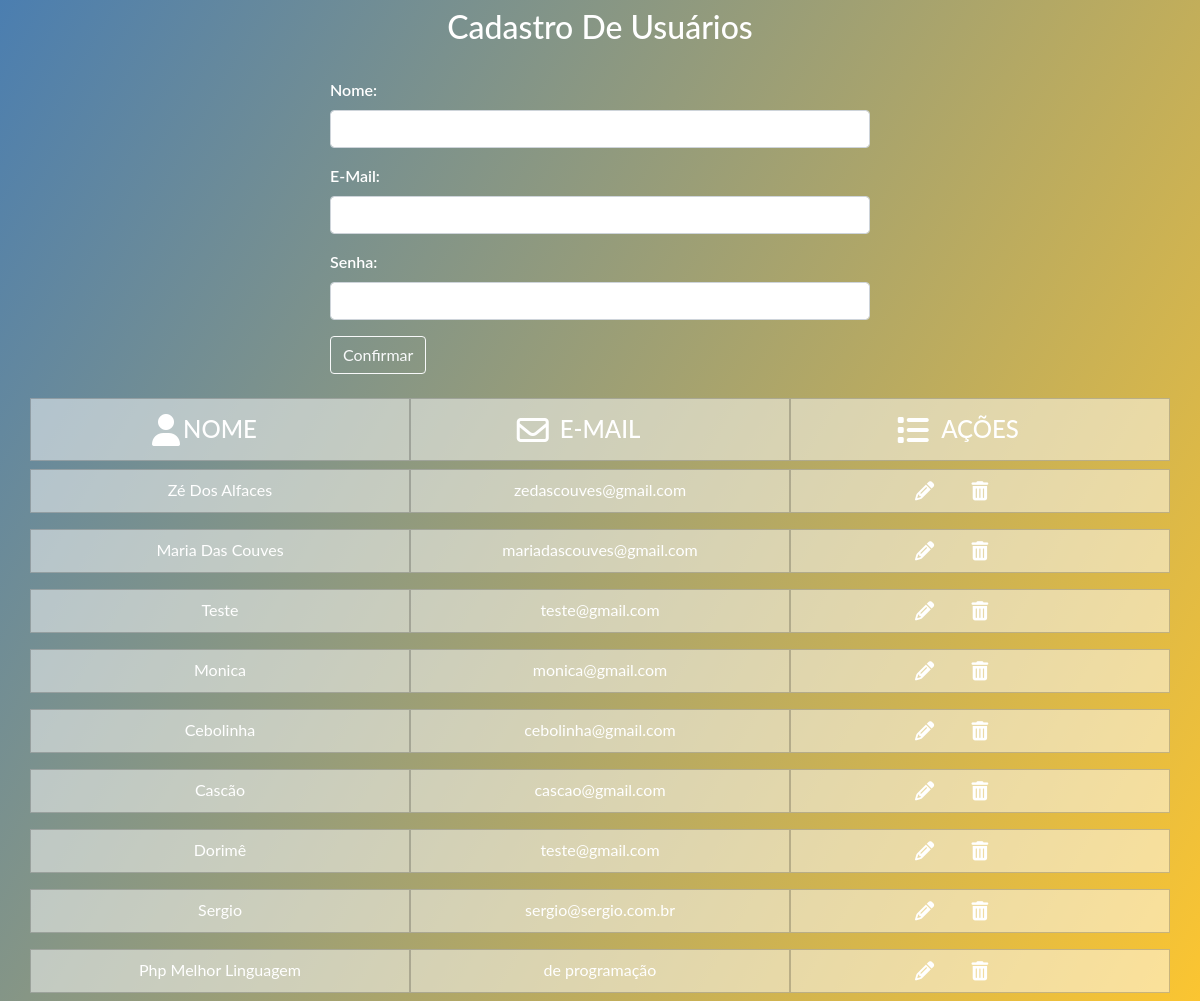
The app's page /cadastro.php (signed in) with its own data.
### tables this page shows
CREATE TABLE `usuarios` (
  `id` int(11) NOT NULL COMMENT 'Chave primária da relação usuários',
  `nome` varchar(100) NOT NULL COMMENT 'Nome do usuário',
  `email` varchar(50) NOT NULL COMMENT 'Email do usuário',
  `senha` varchar(8) NOT NULL COMMENT 'Senha do usuário'
);

### Crud.php (called while the page is built, shortened)
<?php
require_once 'DB.php';
abstract class Crud extends DB{
	protected $table;
	public function findAll(){
		$sql  = "SELECT * FROM $this->table";
		$stmt = DB::prepare($sql);
		$stmt->execute();
		return $stmt->fetchAll();
	}
}

### DB.php (called while the page is built, shortened)
<?php
class DB{
	private static $instance;
	public static function getInstance(){
		if(!isset(self::$instance)){
			try {
				self::$instance = new PDO('mysql:host=' . DB_HOST . ';dbname=' . DB_NAME, DB_USER, DB_PASS);
				self::$instance->setAttribute( PDO::ATTR_ERRMODE, PDO::ERRMODE_EXCEPTION);
				self::$instance->setAttribute(PDO::ATTR_DEFAULT_FETCH_MODE, PDO::FETCH_OBJ);
			} catch (PDOException $e) {
				echo $e->getMessage();
			}
		}
		return self::$instance;
	}
	public static function prepare($sql){
		return self::getInstance()->prepare($sql);
	}
}

### cadastro.php (the view, shortened to what this page needs)
<html>
	<head>
		<?php include 'includes/metas.php'; ?>
	</head>
	<body>
		<h1 class = "title my-2">Cadastro de Usuários</h1>
<?php
	$myuser = new usuarios(); ?>
<section class = "sec-register">
	<div class = "container">
		<div class = "box-register">
			<div class = "row justify-content-center">
				<div class = "col-10 col-md-6">
<?php
	if(isset($_POST['f_nome']) and isset($_POST['f_mail']) and isset($_POST['f_senha']) and isset($_POST['f_id'])){
?>
		<form method = "POST" action = "alterar.php">
			<div class = "form-row">
				<div class = "col-12 my-2">
					<label>nome:</label>
					<input class = "form-control" type = text name = f_nome value = "<?= $_POST['f_nome']; ?>">
				</div>
				<div class = "col-12 my-2">
					<label>e-mail:</label>
					<input class = "form-control" type = "text" name = "f_mail" value = "<?= $_POST['f_mail']; ?>">
				</div>
				<div class = "col-12 my-2">
					<label>senha:</label>
					<input class = "form-control" type = "password" name = "f_senha" value = "<?= $_POST['f_senha']; ?>">
				</div>
				<input type = "hidden" name = "f_id" value = "<?= $_POST['f_id']; ?>">
				<div class = "col-12 my-2">
					<input class = "btn btn-outline-light" type = "submit" value = "Editar">
				</div>
			</div>
		</form>
<?php }
	else{
?>
		<form method = "POST" action = "<?= $_SERVER['PHP_SELF']; ?>">
			<div class = "form-row">
				<div class = "col-12 my-2">
					<label>nome:</label>
					<input class = "form-control" type = "text" name = "f_nome">
				</div>
				<div class = "col-12 my-2">
					<label>e-mail:</label>
					<input class = "form-control" type = "text" name = "f_mail">
				</div>
				<div class = "col-12 my-2">
					<label>senha:</label>
					<input class = "form-control" type = "password" name = "f_senha">
				</div>
				<div class = "col-12 my-2">
					<input class = "btn btn-outline-light" type = "submit" value = "Confirmar">
				</div>
			</div>
		</form>
<?php }
?>
				</div>
			</div>
		</div>
	</div>
</section>
<section class = "sec-table">
	<div class = "container">
		<div class = "row">
			<div class = "col-12">
				<div class = "row">
					<div class = "col-4 table-subtitle hg-bg-primary px-1">
						<h4 class = "subtitle py-3">nome</h4>
					</div>
					<div class = "col-4 table-subtitle hg-bg-primary px-1">
						<h4 class = "subtitle py-3">e-mail</h4>
					</div>
					<div class = "col-4 table-subtitle hg-bg-primary px-1">
						<h4 class = "subtitle py-3">ações</h4>
					</div>
				</div>
				<?php foreach($myuser->findAll() as $key=>$value): ?>
				<div class = "row">
					<div class = "col-6 col-md-4 table-content hg-bg-primary mt-2 my-md-2 px-1">
						<p class = "content content-name py-2"><?= $value->nome; ?></p>
					</div>
					<div class = "col-6 col-md-4 table-content hg-bg-primary mt-2 my-md-2 px-1">
						<p class = "content content-email py-2"><?= $value->email; ?></p>
					</div>
					<div class = "col-12 col-md-4 table-content hg-bg-primary mb-2 my-md-2 px-1">
						<form class = "form-recover" method = "POST" action = "<?= $_SERVER['PHP_SELF']; ?>"
							name = "formRecover">
						<p class = "content content-action table-tr py-2">
						</p>
					</div>
				</div>
				<?php endforeach; ?>
			</div>
		</div>
	</div>
</section>
<?php include 'includes/footer.php'; ?>

### includes/metas.php (shortened to what this page needs)
<link rel = "stylesheet" type = "text/css" href = "resources/styles-php/css/bootstrap.min.css">
<link rel = "stylesheet" type = "text/css" href = "resources/styles-php/css/font-awesome.min.css">
<link rel = "stylesheet" type = "text/css" href = "resources/styles-php/css/main.css">

### includes/footer.php (shortened to what this page needs)
	</body>
</html>

### resources/styles-php/css/main.css (style rules this page uses)
* { margin:0;padding:0;outline:none;border:none;-webkit-box-sizing:border-box;box-sizing:border-box;font-family:'Lato', sans-serif }
body { background-image:-webkit-gradient(linear, left top, left bottom, from(120DEG), color-stop(#4B7EB0), to(#FBC531));background-image:linear-gradient(120DEG, #4B7EB0, #FBC531) }
.hg-bg-primary { background-color:rgba(255,255,255,0.5) }
h1.title { font-size:2rem;text-align:center;text-transform:capitalize;color:#FFF }
.sec-table .table-subtitle { border:1px solid rgba(0,0,0,0.2);display:-webkit-box;display:-ms-flexbox;display:flex;-webkit-box-pack:center;-ms-flex-pack:center;justify-content:center;-webkit-box-align:center;-ms-flex-align:center;align-items:center;background-color:rgba(255,255,255,0.5) }
.sec-table .table-subtitle .subtitle { margin-bottom:0;text-align:center;text-transform:uppercase;color:#FFF }
.sec-table .table-content { border:1px solid rgba(0,0,0,0.2) }
.sec-table .table-content .content { margin-bottom:0;text-align:center;color:#FFF }
.sec-table .content { min-height:42px }
.sec-table .content.content-name { text-transform:capitalize }
.sec-table .content-action { padding:1rem;position:relative }
.sec-register { padding-top:1rem;padding-bottom:1rem }
.sec-register .box-register { overflow:hidden;-webkit-transition:all 1s;transition:all 1s }
.sec-register .box-register label { font-weight:600;text-transform:capitalize;color:#FFF }

### records on screen
usuarios: nome "Zé Dos Alfaces", email "zedascouves@gmail.com"
usuarios: nome "Maria Das Couves", email "mariadascouves@gmail.com"
usuarios: nome "Teste", email "teste@gmail.com"
usuarios: nome "Monica", email "monica@gmail.com"
usuarios: nome "Cebolinha", email "cebolinha@gmail.com"
usuarios: nome "Cascão", email "cascao@gmail.com"
usuarios: nome "Dorimê", email "teste@gmail.com"
usuarios: nome "Sergio", email "sergio@sergio.com.br"
usuarios: nome "Php Melhor Linguagem", email "de programação"
